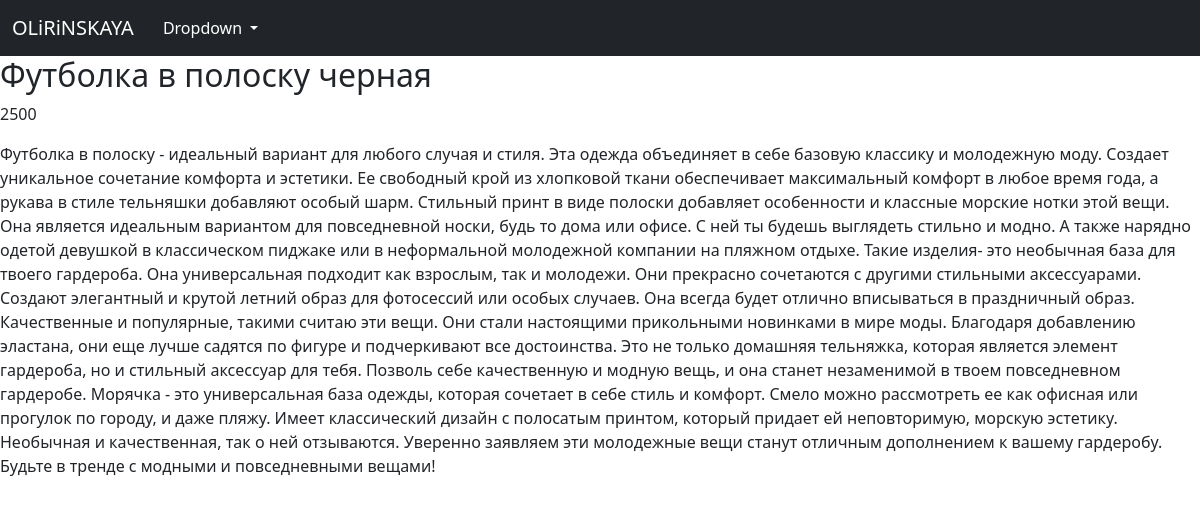
Page /product/3/ on the committed database.
### backend/models.py (models this page shows, shortened)
class Product(models.Model):
    name = models.CharField(max_length=255)
    price = models.IntegerField()
    description = models.TextField()
    category = models.ForeignKey(Category, related_name='category', on_delete=models.CASCADE)
    created = models.DateTimeField(auto_now_add=True)

### backend/views.py (the view)
# urls.py: path('product/<int:pk>/', ProductDetail.as_view(), name='product'),
class ProductDetail(DetailView):
    model = Product
    template_name = 'product_detail.html'
    context_object_name = 'product'

### backend/templates/product_detail.html (shortened to what this page needs)
{% extends 'layout/base.html' %}
{% block content %}
    <h2>{{ product.name }}</h2>
    <p> {{ product.price }}</p>
    <p>{{ product.description }}</p>
{% endblock content %}

### rows in the picture
Product: name "Футболка в полоску черная", price "2500", description "Футболка в полоску - идеальный вариант для любого случая и стиля. Эта одежда объединяет в себе базовую классику и молодежную моду. Создает уникальное сочетание комфорта и эстетики. Ее свободный крой из хлопковой ткани обеспечивает максимальный комфорт в любое время года, а рукава в стиле тельняшки добавляют особый шарм. Стильный принт в виде полоски добавляет особенности и классные морские нотки этой вещи. Она является идеальным вариантом для повседневной носки, будь то дома или офисе. С ней ты будешь выглядеть стильно и модно. А также нарядно одетой девушкой в классическом пиджаке или в неформальной молодежной компании на пляжном отдыхе. Такие изделия- это необычная база для твоего…"
